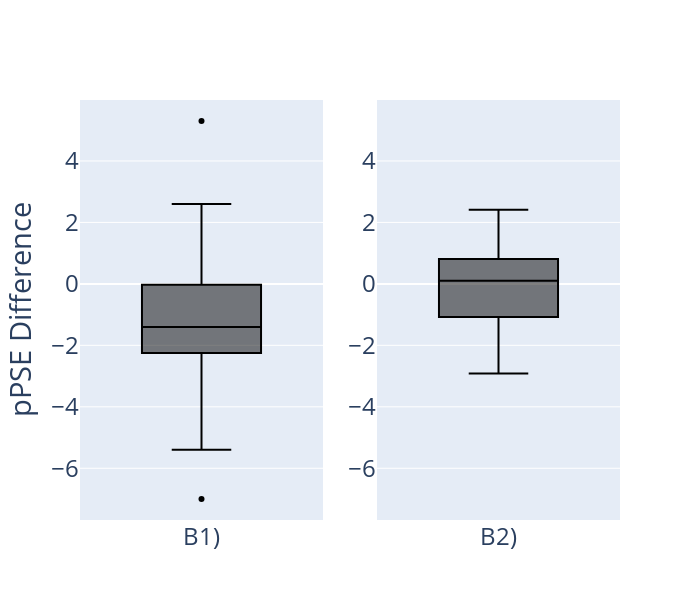
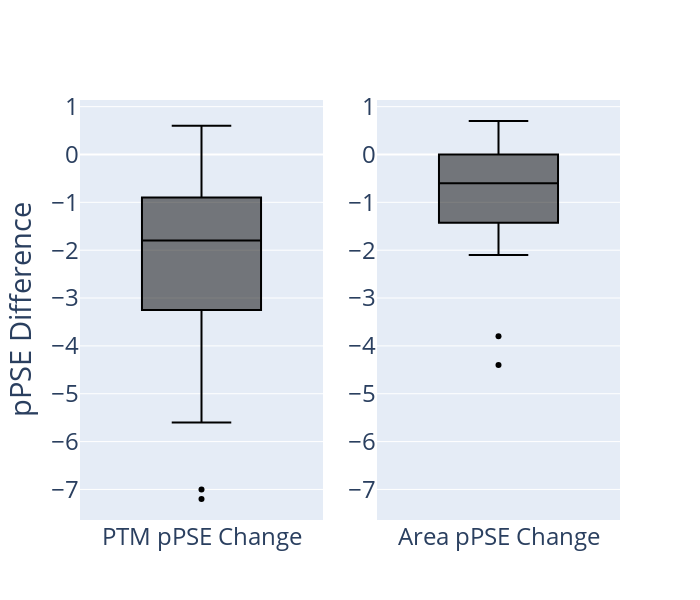
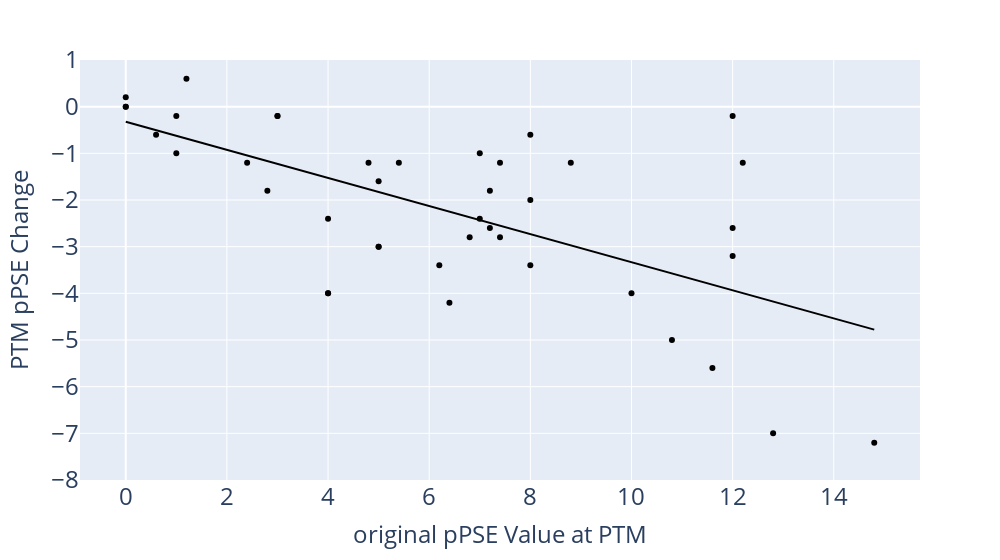
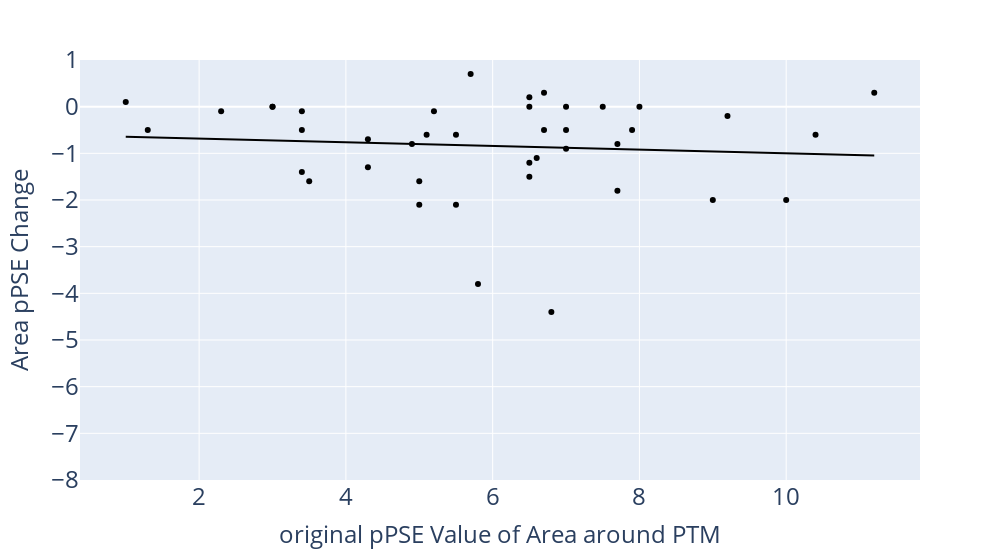

The notebook cell these images were saved under, in order:
### Code cell
# Create overview plots 

def print_box_plot_stats(name, values):
    median = np.median(values)
    q1 = np.percentile(values, 25)
    q3 = np.percentile(values, 75)
    iqr = q3 - q1
    lower_whisker = np.min(values[values >= q1 - 1.5 * iqr])
    upper_whisker = np.max(values[values <= q3 + 1.5 * iqr])
    min_val = np.min(values)
    max_val = np.max(values)

    print(f"Boxplot for {name}:")
    print(f"  Count: {len(values)}")
    print(f"  Median: {median:.4f}")
    print(f"  Q1 (25th percentile): {q1:.4f}")
    print(f"  Q3 (75th percentile): {q3:.4f}")
    print(f"  IQR: {iqr:.4f}")
    print(f"  Lower Whisker: {lower_whisker:.4f}")
    print(f"  Upper Whisker: {upper_whisker:.4f}")
    print(f"  Min: {min_val:.4f}")
    print(f"  Max: {max_val:.4f}")
    print("")


#### PLOT 1: Accessibility change of AA with PTM compared to surrounding 


fig = make_subplots(rows=1, cols=2, subplot_titles=('', ''))
fig.add_trace(go.Box(y=diff_1, name='B1)', marker_color='black'), row=1, col=1)
fig.add_trace(go.Box(y=diff_2, name='B2)', marker_color='black'), row=1, col=2)
fig.update_layout(
    title_text='',
    font=dict(size=24), 
    height=600, 
    width=700,
    showlegend=False 
)
fig.update_yaxes(title_text='pPSE Difference', row=1, col=1, matches='y')
fig.update_yaxes(title_text='', row=1, col=2, matches='y')

fig.show()

print_box_plot_stats("B1", diff_1)
print_box_plot_stats("B2", diff_2)


#### PLOT 2: Accessibility change of AA or Area with PTM compared to without PTM 


fig = make_subplots(rows=1, cols=2, subplot_titles=('', ''))

fig.add_trace(go.Box(y=diff_2a, name='PTM pPSE Change', marker_color='black'), row=1, col=1)
fig.add_trace(go.Box(y=diff_2b, name='Area pPSE Change', marker_color='black'), row=1, col=2)

fig.update_layout(
    title_text='',
    font=dict(size=24), 
    height=600,
    width=700,
    showlegend=False 
)
fig.update_yaxes(title_text='pPSE Difference', row=1, col=1, matches='y')
fig.update_yaxes(title_text='', row=1, col=2, matches='y')
fig.show()
print_box_plot_stats("PTM pPSE Change", diff_2a)
print_box_plot_stats("Area pPSE Change", diff_2b)

#### PLOT 3: Accessibility change of AA with PTM for pPSE value of structure without PTM at the position of the PTM 
data = {
    'ptm_ppse_change': diff_2a,
    'area_ppse_change': diff_2b,
    'me': me_ppse,
    'ptm_ppse_not_smooth': ptm_ppse_not_smooth,
    'ptm_ppse_smooth': ptm_ppse_smooth,
    'no_ptm_ppse_not_smooth': no_ptm_ppse_not_smooth
}
df = pd.DataFrame(data)
df_melted = df.melt(id_vars=['ptm_ppse_change', 'area_ppse_change'],
                    value_vars=['no_ptm_ppse_not_smooth'],
                    var_name='Metric',
                    value_name='Value')

fig = px.scatter(
    df_melted, 
    x="Value",
    y="ptm_ppse_change",
    color="Metric",
    trendline="ols",
    title="",
    labels={
        "ptm_ppse_change": "PTM pPSE Change",
        "Value": "original pPSE Value at PTM",
        "Metric": "PTM PPSE Type" 
    },
    color_discrete_map={ 
        "no_ptm_ppse_not_smooth": "black",
    },
    hover_data={'ptm_ppse_change': True, 'Value': True, 'Metric': True} 
)

fig.update_layout(
    xaxis_title_font_size=24,
    yaxis_title_font_size=24,
    title_font_size=18,
    hovermode="closest", 
    font=dict(size=24),
    showlegend=False,
    width=1000, 
)
fig.update_yaxes(range=[-8, 1])
fig.show()

#### PLOT 4: Accessibility change of area around the PTM for pPSE value of structure without PTM at area around  PTM 
data = {
    'ptm_ppse_change': diff_2a,
    'area_ppse_change': diff_2b,
    'me': me_ppse,
    'ptm_ppse_not_smooth': ptm_ppse_not_smooth,
    'ptm_ppse_smooth': ptm_ppse_smooth,
    'no_ptm_ppse_area_not_smooth': no_ptm_ppse_area_not_smooth
}
df = pd.DataFrame(data)
df_melted = df.melt(id_vars=['ptm_ppse_change', 'area_ppse_change'],
                    value_vars=['no_ptm_ppse_area_not_smooth'],
                    var_name='Metric',
                    value_name='Value')

fig = px.scatter(
    df_melted, 
    x="Value",
    y="area_ppse_change",
    color="Metric",
    trendline="ols",
    title="",
    labels={
        "area_ppse_change": "Area pPSE Change",
        "Value": "original pPSE Value of Area around PTM",
        "Metric": "PTM PPSE Type" 
    },
    color_discrete_map={ 
        "no_ptm_ppse_area_not_smooth": "black",
    },
    hover_data={'area_ppse_change': True, 'Value': True, 'Metric': True} 
)

fig.update_layout(
    xaxis_title_font_size=24,
    yaxis_title_font_size=24,
    title_font_size=18,
    hovermode="closest", 
    font=dict(size=24),
    showlegend=False,
    width=1000, 
)
fig.update_yaxes(range=[-8, 1])
fig.show()

### Figure 1 — Plotly figure (JSON) as saved in the notebook; plotly's stock layout.template omitted (floating-point values rounded to 4 significant figures)
{"data": [{"marker": {"color": "black"}, "name": "B1)", "type": "box", "xaxis": "x", "y": [-0.9, -2.2, -2.8, 0.5, -2.4, -1.4, -2.0, -3.3, -1.5, 2.4, 2.3, 2.4, 1.6, -4.0, -3.9, -0.5, 0.5, -0.5, 0.2, -2.4, -3.0, -1.1, -7.0, -0.9, -1.7, -2.0, -1.9, -0.7, -5.4, 5.3, -1.7, -1.6, -2.0, -2.4, 2.6, -0.6, -0.3, -0.1, -1.6, -1.0, 1.9], "yaxis": "y"}, {"marker": {"color": "black"}, "name": "B2)", "type": "box", "xaxis": "x2", "y": [-0.04762, 0.3381, -0.4524, 2.414, -1.952, -1.29, 1.286, -0.1857, -0.1286, 0.1, 1.267, -0.4476, 1.0, -1.752, -1.486, -1.695, -1.081, 0.819, -0.07143, 1.114, -0.009524, 0.9048, -1.076, -0.5238, 0.5381, -2.914, 0.8048, 0.1476, -1.405, 0.7381, 1.019, -1.283, 0.4462, 0.1231, 0.7, 1.662, 1.638, -1.852, -0.481, 0.7095, 0.1], "yaxis": "y2"}], "layout": {"font": {"size": 24}, "height": 600, "showlegend": false, "title": {"text": ""}, "width": 700, "xaxis": {"anchor": "y", "domain": [0, 0.45]}, "xaxis2": {"anchor": "y2", "domain": [0.55, 1]}, "yaxis": {"anchor": "x", "domain": [0, 1], "matches": "y", "title": {"text": "pPSE Difference"}}, "yaxis2": {"anchor": "x2", "domain": [0, 1], "matches": "y", "title": {"text": ""}}}}

### Figure 2 — Plotly figure (JSON) as saved in the notebook; plotly's stock layout.template omitted (floating-point values rounded to 4 significant figures)
{"data": [{"marker": {"color": "black"}, "name": "PTM pPSE Change", "type": "box", "xaxis": "x", "y": [-1.2, 0.0, -1.2, -5.0, -2.8, -3.0, -1.0, -1.6, -1.0, -2.0, -3.2, -2.6, -3.4, -2.8, -4.2, -1.2, -1.8, -0.2, -1.2, -1.8, 0.0, 0.6, -3.4, -2.4, -0.2, -4.0, -0.6, -1.2, -2.4, -0.2, -1.2, -0.6, -4.0, -4.0, -7.2, 0.2, -0.2, -7.0, -2.6, -3.0, -5.6], "yaxis": "y"}, {"marker": {"color": "black"}, "name": "Area pPSE Change", "type": "box", "xaxis": "x2", "y": [-0.1, -0.1, 0.7, -1.2, -2.0, -2.1, -1.4, 0.2, 0.0, -0.7, -0.5, 0.0, 0.0, 0.0, -0.9, 0.3, -0.6, -0.1, -0.5, -1.6, 0.0, -0.5, -0.6, -1.1, -0.6, -2.0, -1.6, -0.8, 0.3, 0.0, -2.1, -0.2, -3.8, -4.4, -1.5, -0.5, 0.1, -1.8, -0.5, -1.3, -0.8], "yaxis": "y2"}], "layout": {"font": {"size": 24}, "height": 600, "showlegend": false, "title": {"text": ""}, "width": 700, "xaxis": {"anchor": "y", "domain": [0, 0.45]}, "xaxis2": {"anchor": "y2", "domain": [0.55, 1]}, "yaxis": {"anchor": "x", "domain": [0, 1], "matches": "y", "title": {"text": "pPSE Difference"}}, "yaxis2": {"anchor": "x2", "domain": [0, 1], "matches": "y", "title": {"text": ""}}}}

### Figure 3 — Plotly figure (JSON) as saved in the notebook; plotly's stock layout.template omitted (floating-point values rounded to 4 significant figures)
{"data": [{"customdata": [["no_ptm_ppse_not_smooth"], ["no_ptm_ppse_not_smooth"], ["no_ptm_ppse_not_smooth"], ["no_ptm_ppse_not_smooth"], ["no_ptm_ppse_not_smooth"], ["no_ptm_ppse_not_smooth"], ["no_ptm_ppse_not_smooth"], ["no_ptm_ppse_not_smooth"], ["no_ptm_ppse_not_smooth"], ["no_ptm_ppse_not_smooth"], ["no_ptm_ppse_not_smooth"], ["no_ptm_ppse_not_smooth"], ["no_ptm_ppse_not_smooth"], ["no_ptm_ppse_not_smooth"], ["no_ptm_ppse_not_smooth"], ["no_ptm_ppse_not_smooth"], ["no_ptm_ppse_not_smooth"], ["no_ptm_ppse_not_smooth"], ["no_ptm_ppse_not_smooth"], ["no_ptm_ppse_not_smooth"], ["no_ptm_ppse_not_smooth"], ["no_ptm_ppse_not_smooth"], ["no_ptm_ppse_not_smooth"], ["no_ptm_ppse_not_smooth"], ["no_ptm_ppse_not_smooth"], ["no_ptm_ppse_not_smooth"], ["no_ptm_ppse_not_smooth"], ["no_ptm_ppse_not_smooth"], ["no_ptm_ppse_not_smooth"], ["no_ptm_ppse_not_smooth"], ["no_ptm_ppse_not_smooth"], ["no_ptm_ppse_not_smooth"], ["no_ptm_ppse_not_smooth"], ["no_ptm_ppse_not_smooth"], ["no_ptm_ppse_not_smooth"], ["no_ptm_ppse_not_smooth"], ["no_ptm_ppse_not_smooth"], ["no_ptm_ppse_not_smooth"], ["no_ptm_ppse_not_smooth"], ["no_ptm_ppse_not_smooth"], ["no_ptm_ppse_not_smooth"]], "hovertemplate": "PTM PPSE Type=%{customdata[0]}<br>original pPSE Value at PTM=%{x}<br>PTM pPSE Change=%{y}<extra></extra>", "legendgroup": "no_ptm_ppse_not_smooth", "marker": {"color": "black", "symbol": "circle"}, "mode": "markers", "name": "no_ptm_ppse_not_smooth", "orientation": "v", "showlegend": true, "type": "scatter", "x": [5.4, 0.0, 4.8, 10.8, 7.4, 5.0, 1.0, 5.0, 7.0, 8.0, 12.0, 12.0, 8.0, 6.8, 6.4, 12.2, 7.2, 3.0, 8.8, 2.8, 0.0, 1.2, 6.2, 7.0, 3.0, 10.0, 0.6, 7.4, 4.0, 12.0, 2.4, 8.0, 4.0, 4.0, 14.8, 0.0, 1.0, 12.8, 7.2, 5.0, 11.6], "xaxis": "x", "y": [-1.2, 0.0, -1.2, -5.0, -2.8, -3.0, -1.0, -1.6, -1.0, -2.0, -3.2, -2.6, -3.4, -2.8, -4.2, -1.2, -1.8, -0.2, -1.2, -1.8, 0.0, 0.6, -3.4, -2.4, -0.2, -4.0, -0.6, -1.2, -2.4, -0.2, -1.2, -0.6, -4.0, -4.0, -7.2, 0.2, -0.2, -7.0, -2.6, -3.0, -5.6], "yaxis": "y"}, {"hovertemplate": "<b>OLS trendline</b><br>ptm_ppse_change = -0.301074 * Value + -0.321594<br>R<sup>2</sup>=0.407505<br><br>PTM PPSE Type=no_ptm_ppse_not_smooth<br>original pPSE Value at PTM=%{x}<br>PTM pPSE Change=%{y} <b>(trend)</b><extra></extra>", "legendgroup": "no_ptm_ppse_not_smooth", "marker": {"color": "black", "symbol": "circle"}, "mode": "lines", "name": "no_ptm_ppse_not_smooth", "showlegend": false, "type": "scatter", "x": [0.0, 0.0, 0.0, 0.6, 1.0, 1.0, 1.2, 2.4, 2.8, 3.0, 3.0, 4.0, 4.0, 4.0, 4.8, 5.0, 5.0, 5.0, 5.4, 6.2, 6.4, 6.8, 7.0, 7.0, 7.2, 7.2, 7.4, 7.4, 8.0, 8.0, 8.0, 8.8, 10.0, 10.8, 11.6, 12.0, 12.0, 12.0, 12.2, 12.8, 14.8], "xaxis": "x", "y": [-0.3216, -0.3216, -0.3216, -0.5022, -0.6227, -0.6227, -0.6829, -1.044, -1.165, -1.225, -1.225, -1.526, -1.526, -1.526, -1.767, -1.827, -1.827, -1.827, -1.947, -2.188, -2.248, -2.369, -2.429, -2.429, -2.489, -2.489, -2.55, -2.55, -2.73, -2.73, -2.73, -2.971, -3.332, -3.573, -3.814, -3.934, -3.934, -3.934, -3.995, -4.175, -4.777], "yaxis": "y"}], "layout": {"font": {"size": 24}, "hovermode": "closest", "legend": {"title": {"text": "PTM PPSE Type"}, "tracegroupgap": 0}, "margin": {"t": 60}, "showlegend": false, "title": {"font": {"size": 18}}, "width": 1000, "xaxis": {"anchor": "y", "domain": [0, 1], "title": {"font": {"size": 24}, "text": "original pPSE Value at PTM"}}, "yaxis": {"anchor": "x", "domain": [0, 1], "range": [-8, 1], "title": {"font": {"size": 24}, "text": "PTM pPSE Change"}}}}

### Figure 4 — Plotly figure (JSON) as saved in the notebook; plotly's stock layout.template omitted (floating-point values rounded to 4 significant figures)
{"data": [{"customdata": [["no_ptm_ppse_area_not_smooth"], ["no_ptm_ppse_area_not_smooth"], ["no_ptm_ppse_area_not_smooth"], ["no_ptm_ppse_area_not_smooth"], ["no_ptm_ppse_area_not_smooth"], ["no_ptm_ppse_area_not_smooth"], ["no_ptm_ppse_area_not_smooth"], ["no_ptm_ppse_area_not_smooth"], ["no_ptm_ppse_area_not_smooth"], ["no_ptm_ppse_area_not_smooth"], ["no_ptm_ppse_area_not_smooth"], ["no_ptm_ppse_area_not_smooth"], ["no_ptm_ppse_area_not_smooth"], ["no_ptm_ppse_area_not_smooth"], ["no_ptm_ppse_area_not_smooth"], ["no_ptm_ppse_area_not_smooth"], ["no_ptm_ppse_area_not_smooth"], ["no_ptm_ppse_area_not_smooth"], ["no_ptm_ppse_area_not_smooth"], ["no_ptm_ppse_area_not_smooth"], ["no_ptm_ppse_area_not_smooth"], ["no_ptm_ppse_area_not_smooth"], ["no_ptm_ppse_area_not_smooth"], ["no_ptm_ppse_area_not_smooth"], ["no_ptm_ppse_area_not_smooth"], ["no_ptm_ppse_area_not_smooth"], ["no_ptm_ppse_area_not_smooth"], ["no_ptm_ppse_area_not_smooth"], ["no_ptm_ppse_area_not_smooth"], ["no_ptm_ppse_area_not_smooth"], ["no_ptm_ppse_area_not_smooth"], ["no_ptm_ppse_area_not_smooth"], ["no_ptm_ppse_area_not_smooth"], ["no_ptm_ppse_area_not_smooth"], ["no_ptm_ppse_area_not_smooth"], ["no_ptm_ppse_area_not_smooth"], ["no_ptm_ppse_area_not_smooth"], ["no_ptm_ppse_area_not_smooth"], ["no_ptm_ppse_area_not_smooth"], ["no_ptm_ppse_area_not_smooth"], ["no_ptm_ppse_area_not_smooth"]], "hovertemplate": "PTM PPSE Type=%{customdata[0]}<br>original pPSE Value of Area around PTM=%{x}<br>Area pPSE Change=%{y}<extra></extra>", "legendgroup": "no_ptm_ppse_area_not_smooth", "marker": {"color": "black", "symbol": "circle"}, "mode": "markers", "name": "no_ptm_ppse_area_not_smooth", "orientation": "v", "showlegend": true, "type": "scatter", "x": [5.2, 2.3, 5.7, 6.5, 9.0, 5.5, 3.4, 6.5, 7.5, 4.3, 7.0, 7.0, 3.0, 8.0, 7.0, 11.2, 5.5, 3.4, 7.9, 5.0, 3.0, 3.4, 10.4, 6.6, 5.1, 10.0, 3.5, 7.7, 6.7, 6.5, 5.0, 9.2, 5.8, 6.8, 6.5, 1.3, 1.0, 7.7, 6.7, 4.3, 4.9], "xaxis": "x", "y": [-0.1, -0.1, 0.7, -1.2, -2.0, -2.1, -1.4, 0.2, 0.0, -0.7, -0.5, 0.0, 0.0, 0.0, -0.9, 0.3, -0.6, -0.1, -0.5, -1.6, 0.0, -0.5, -0.6, -1.1, -0.6, -2.0, -1.6, -0.8, 0.3, 0.0, -2.1, -0.2, -3.8, -4.4, -1.5, -0.5, 0.1, -1.8, -0.5, -1.3, -0.8], "yaxis": "y"}, {"hovertemplate": "<b>OLS trendline</b><br>area_ppse_change = -0.0394209 * Value + -0.602944<br>R<sup>2</sup>=0.007656<br><br>PTM PPSE Type=no_ptm_ppse_area_not_smooth<br>original pPSE Value of Area around PTM=%{x}<br>Area pPSE Change=%{y} <b>(trend)</b><extra></extra>", "legendgroup": "no_ptm_ppse_area_not_smooth", "marker": {"color": "black", "symbol": "circle"}, "mode": "lines", "name": "no_ptm_ppse_area_not_smooth", "showlegend": false, "type": "scatter", "x": [1.0, 1.3, 2.3, 3.0, 3.0, 3.4, 3.4, 3.4, 3.5, 4.3, 4.3, 4.9, 5.0, 5.0, 5.1, 5.2, 5.5, 5.5, 5.7, 5.8, 6.5, 6.5, 6.5, 6.5, 6.6, 6.7, 6.7, 6.8, 7.0, 7.0, 7.0, 7.5, 7.7, 7.7, 7.9, 8.0, 9.0, 9.2, 10.0, 10.4, 11.2], "xaxis": "x", "y": [-0.6424, -0.6542, -0.6936, -0.7212, -0.7212, -0.737, -0.737, -0.737, -0.7409, -0.7725, -0.7725, -0.7961, -0.8, -0.8, -0.804, -0.8079, -0.8198, -0.8198, -0.8276, -0.8316, -0.8592, -0.8592, -0.8592, -0.8592, -0.8631, -0.8671, -0.8671, -0.871, -0.8789, -0.8789, -0.8789, -0.8986, -0.9065, -0.9065, -0.9144, -0.9183, -0.9577, -0.9656, -0.9972, -1.013, -1.044], "yaxis": "y"}], "layout": {"font": {"size": 24}, "hovermode": "closest", "legend": {"title": {"text": "PTM PPSE Type"}, "tracegroupgap": 0}, "margin": {"t": 60}, "showlegend": false, "title": {"font": {"size": 18}}, "width": 1000, "xaxis": {"anchor": "y", "domain": [0, 1], "title": {"font": {"size": 24}, "text": "original pPSE Value of Area around PTM"}}, "yaxis": {"anchor": "x", "domain": [0, 1], "range": [-8, 1], "title": {"font": {"size": 24}, "text": "Area pPSE Change"}}}}
